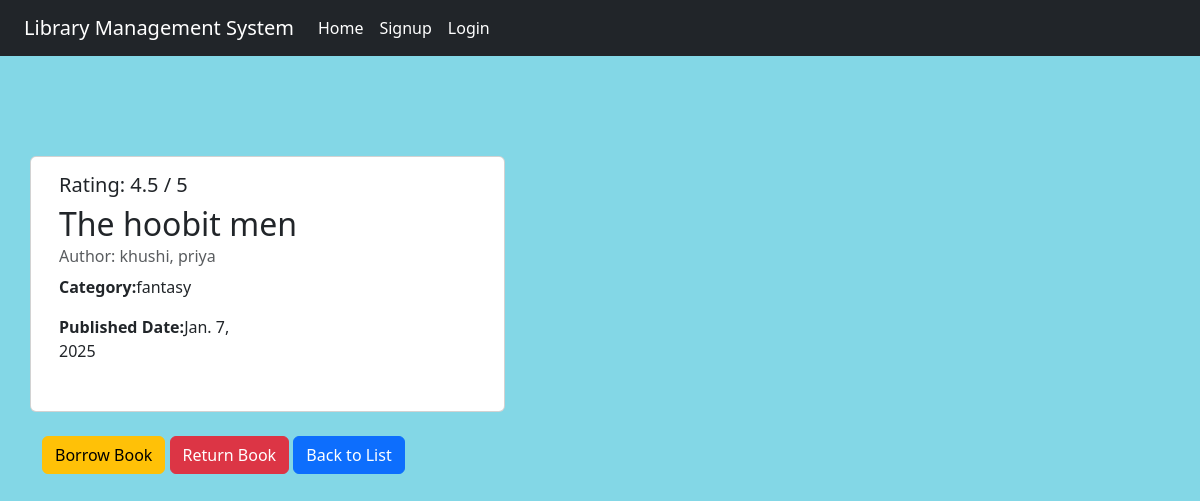
Before: /book/1/ with the older database file.
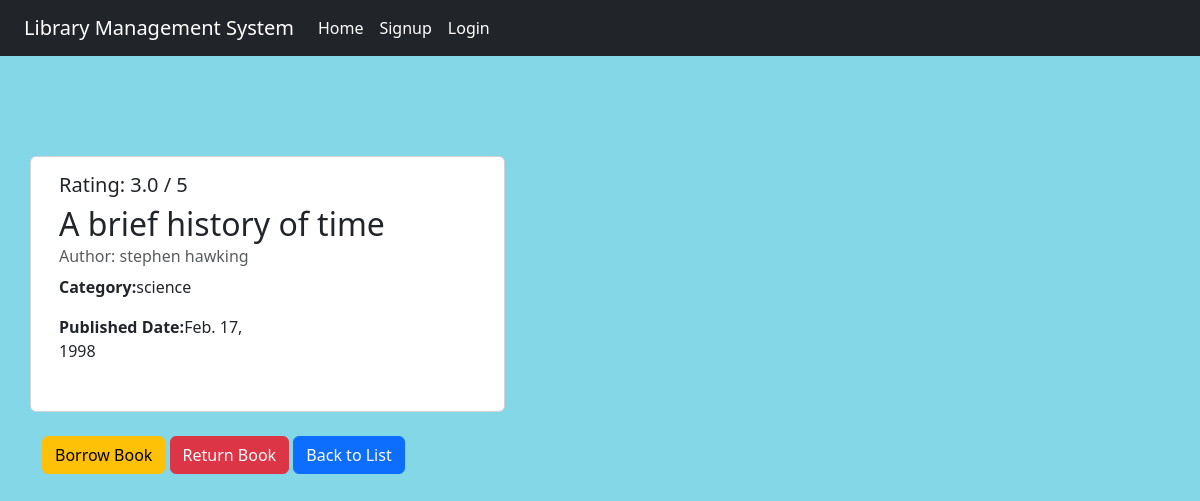
After: the same page with the newer database file.
### library_app/models.py (models this page shows, shortened)
class BooKtable(models.Model):
    authors=models.ManyToManyField(Authortable)
    book_name=models.CharField(max_length=60)
    book_sr_no=models.IntegerField(unique=True)
    book_cate=models.CharField(max_length=70)
    book_published_year=models.DateField()
    rating=models.FloatField(validators=[MinValueValidator(0),MaxValueValidator(5)],default=0.0)

class Authortable(models.Model):
    author_name=models.CharField(max_length=50)
    def __str__(self):
        return self.author_name

### library_app/views.py (the view)
# urls.py: path('book/<int:pk>/',views.book_detail,name='book-detail'),
def book_detail(request,pk):
    book=BooKtable.objects.get(pk=pk)
    return render(request,'book_detail.html',{'book':book})

### library_app/templates/book_detail.html (shortened to what this page needs)
{% extends 'base.html' %}
{% load  static %}
{% block content %}
<div class="card col-sm-5">
    <div class="card-body">
        <h5>Rating: {{ book.rating }} / 5</h5>
        <h2 class="card-title">{{book.book_name}}</h2>
        <h6 class="card-subtitle mb-2 text-muted">Author: {{ book.authors.all|join:", " }}</h6>
        <div class="row mb-3">
            <div class="col-md-6">
                <p><strong>Category:</strong>{{book.book_cate}}</p>
                <p><strong>Published Date:</strong>{{book.book_published_year}}</p>
            </div>
        </div>
    </div>
</div>
        <div class="mt-4">
        {% if perms.library_app.edit_book %}
        <form action="{% url 'book-update' book.pk %}"  class="d-inline">
            {% csrf_token %}
            <input type="submit" class="btn btn-warning" value="Edit">
        </form>
        {% else %}
            <a href="{% url 'borrow_book' %}" class="btn btn-warning">Borrow Book</a>
            <a href="{% url 'book-list' %}" class="btn btn-danger">Return Book</a>
        {% endif %}
            <a href="{% url 'book-list' %}" class="btn btn-primary">Back to List</a>
        </div>
{% endblock content %}

Changed rows visible on the page:
changed BooKtable: rating "4.5" → "3.0"; book_name "The hoobit men" → "A brief history of time"; authors.all "khushi, priya" → "stephen hawking"; book_cate "fantasy" → "science"; book_published_year "Jan. 7, 2025" → "Feb. 17, 1998"
